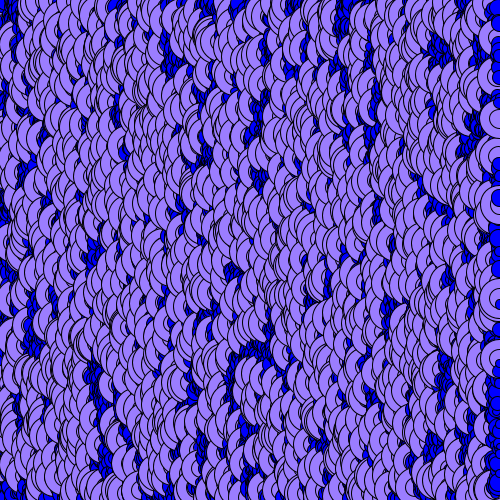
Frame 1 (no input)
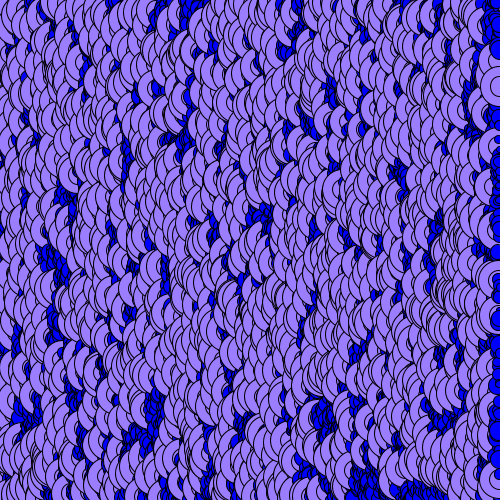
Frame 2 (the mouse pressed at the canvas centre, redrawn once)

The Processing sketch that drew these frames (run headless with seeded random() and noise(); the mouse was pressed at the canvas centre and the sketch redrawn once):

// Processing sketch: processing_61151
// ── processing_61151.pde

int TO;//variavel para o numero total de ellipses
float PosX,PosY;//variavel para o posicionamento das ellipses
float tamanho;//variavel para o diametro das ellipses

void setup(){/*função que serve para fazer as definições*/
  size (500,500);//tamanho da tela
  smooth();//suavizar as formas
  noLoop();//definir para que não haja loop na composição
  TO = 20000;//numero total de ellipses na composição
  
}

void draw(){/*Função para desenhar*/
  background(125);//cor de fundo
  for (int i = 0; i < TO; i++){//ciclo para as ellipses até desenhar 20000 objectos
    PosX = map (i, 0, TO, 0, width);//posição x das ellipses//*esta linha de codigo foi retirada e ajustada de exemplos do professor
    PosY = random(height);//posição y das ellipses
    float tamanho = random(5,20);//variavel para o diametro das ellipses
    if (tamanho >19){// condição para o tamanho/cor das ellipses
      fill(155,125,255);//cor das ellipses
      ellipse(PosX,PosY,tamanho*2,tamanho*2);//desenho das ellipses1
    }else{
      fill(0,0,255);//cor das ellipses2
    }
     ellipse(PosX,PosY,tamanho,tamanho);//desenho das ellipses2
  }
}
